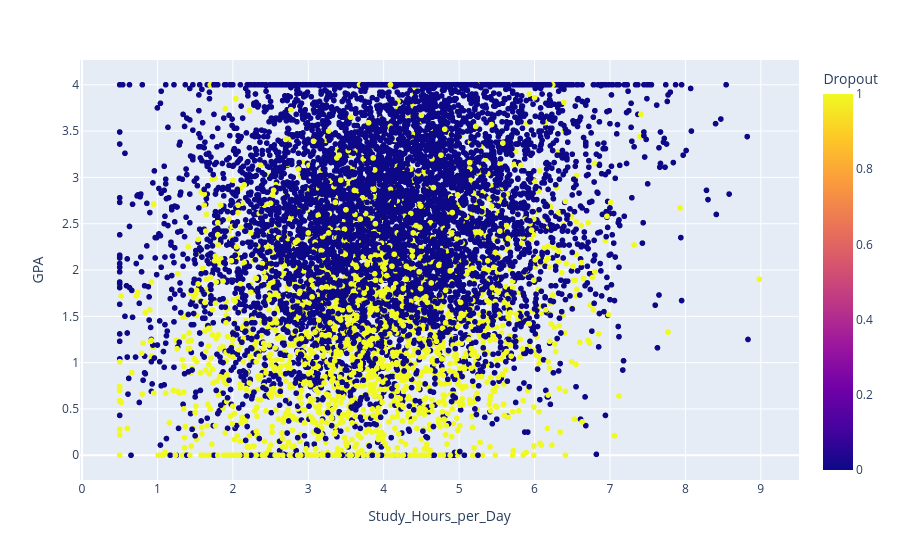
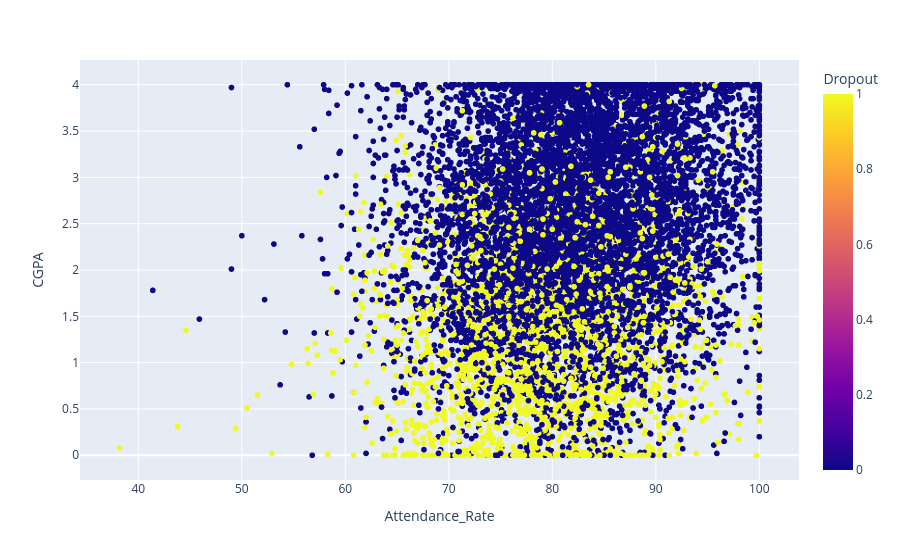
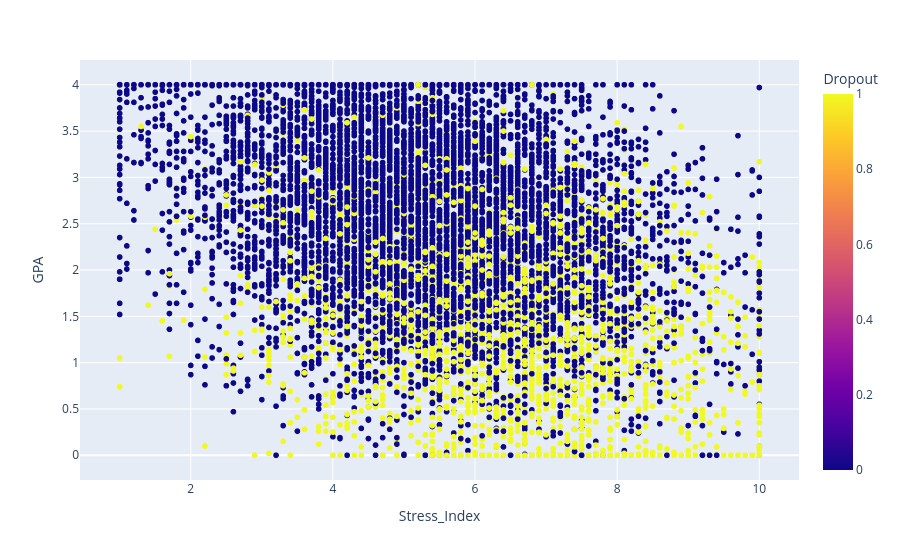
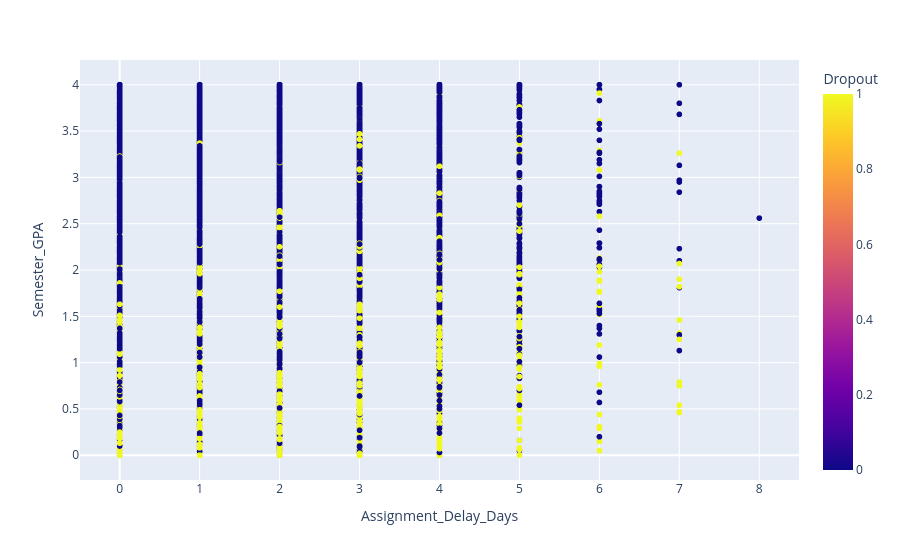

Notebook cell for these charts, in order:
### Markdown cell above
## Scatter Plot

### Code cell
y = df['Dropout']
X_full = df.drop(['Dropout'], axis=1)

# Color code by a drop out
color_col = 'Dropout'  # alternatives: 'Gender', 'Semester', 'Parental_Education'

for x_axis_data, y_axis_data in [
    ('Study_Hours_per_Day', 'GPA'),
    ('Attendance_Rate', 'CGPA'),
    ('Stress_Index', 'GPA'),
    ('Assignment_Delay_Days', 'Semester_GPA'),
    ('Travel_Time_Minutes', 'Attendance_Rate'),
]:
    px.scatter(
        df,
        x=x_axis_data,
        y=y_axis_data,
        color=color_col
    ).show()

### Figure 1 — Plotly figure (JSON) as saved in the notebook; plotly's stock layout.template omitted (floating-point values rounded to 4 significant figures; data arrays with more than 128 entries replaced by an {"elided": "..."} marker saying what was removed)
{"data": [{"hovertemplate": "Study_Hours_per_Day=%{x}<br>GPA=%{y}<br>Dropout=%{marker.color}<extra></extra>", "legendgroup": "", "marker": {"color": {"elided": "10000 int values"}, "coloraxis": "coloraxis", "symbol": "circle"}, "mode": "markers", "name": "", "showlegend": false, "type": "scattergl", "x": {"elided": "10000 float values"}, "xaxis": "x", "y": {"elided": "10000 float values"}, "yaxis": "y"}], "layout": {"coloraxis": {"colorbar": {"title": {"text": "Dropout"}}, "colorscale": [[0, "#0d0887"], [0.1111, "#46039f"], [0.2222, "#7201a8"], [0.3333, "#9c179e"], [0.4444, "#bd3786"], [0.5556, "#d8576b"], [0.6667, "#ed7953"], [0.7778, "#fb9f3a"], [0.8889, "#fdca26"], [1, "#f0f921"]]}, "legend": {"tracegroupgap": 0}, "margin": {"t": 60}, "xaxis": {"anchor": "y", "domain": [0, 1], "title": {"text": "Study_Hours_per_Day"}}, "yaxis": {"anchor": "x", "domain": [0, 1], "title": {"text": "GPA"}}}}

### Figure 2 — Plotly figure (JSON) as saved in the notebook; plotly's stock layout.template omitted (floating-point values rounded to 4 significant figures; data arrays with more than 128 entries replaced by an {"elided": "..."} marker saying what was removed)
{"data": [{"hovertemplate": "Attendance_Rate=%{x}<br>CGPA=%{y}<br>Dropout=%{marker.color}<extra></extra>", "legendgroup": "", "marker": {"color": {"elided": "10000 int values"}, "coloraxis": "coloraxis", "symbol": "circle"}, "mode": "markers", "name": "", "showlegend": false, "type": "scattergl", "x": {"elided": "10000 float values"}, "xaxis": "x", "y": {"elided": "10000 float values"}, "yaxis": "y"}], "layout": {"coloraxis": {"colorbar": {"title": {"text": "Dropout"}}, "colorscale": [[0, "#0d0887"], [0.1111, "#46039f"], [0.2222, "#7201a8"], [0.3333, "#9c179e"], [0.4444, "#bd3786"], [0.5556, "#d8576b"], [0.6667, "#ed7953"], [0.7778, "#fb9f3a"], [0.8889, "#fdca26"], [1, "#f0f921"]]}, "legend": {"tracegroupgap": 0}, "margin": {"t": 60}, "xaxis": {"anchor": "y", "domain": [0, 1], "title": {"text": "Attendance_Rate"}}, "yaxis": {"anchor": "x", "domain": [0, 1], "title": {"text": "CGPA"}}}}

### Figure 3 — Plotly figure (JSON) as saved in the notebook; plotly's stock layout.template omitted (floating-point values rounded to 4 significant figures; data arrays with more than 128 entries replaced by an {"elided": "..."} marker saying what was removed)
{"data": [{"hovertemplate": "Stress_Index=%{x}<br>GPA=%{y}<br>Dropout=%{marker.color}<extra></extra>", "legendgroup": "", "marker": {"color": {"elided": "10000 int values"}, "coloraxis": "coloraxis", "symbol": "circle"}, "mode": "markers", "name": "", "showlegend": false, "type": "scattergl", "x": {"elided": "10000 float values"}, "xaxis": "x", "y": {"elided": "10000 float values"}, "yaxis": "y"}], "layout": {"coloraxis": {"colorbar": {"title": {"text": "Dropout"}}, "colorscale": [[0, "#0d0887"], [0.1111, "#46039f"], [0.2222, "#7201a8"], [0.3333, "#9c179e"], [0.4444, "#bd3786"], [0.5556, "#d8576b"], [0.6667, "#ed7953"], [0.7778, "#fb9f3a"], [0.8889, "#fdca26"], [1, "#f0f921"]]}, "legend": {"tracegroupgap": 0}, "margin": {"t": 60}, "xaxis": {"anchor": "y", "domain": [0, 1], "title": {"text": "Stress_Index"}}, "yaxis": {"anchor": "x", "domain": [0, 1], "title": {"text": "GPA"}}}}

### Figure 4 — Plotly figure (JSON) as saved in the notebook; plotly's stock layout.template omitted (floating-point values rounded to 4 significant figures; data arrays with more than 128 entries replaced by an {"elided": "..."} marker saying what was removed)
{"data": [{"hovertemplate": "Assignment_Delay_Days=%{x}<br>Semester_GPA=%{y}<br>Dropout=%{marker.color}<extra></extra>", "legendgroup": "", "marker": {"color": {"elided": "10000 int values"}, "coloraxis": "coloraxis", "symbol": "circle"}, "mode": "markers", "name": "", "showlegend": false, "type": "scattergl", "x": {"elided": "10000 int values"}, "xaxis": "x", "y": {"elided": "10000 float values"}, "yaxis": "y"}], "layout": {"coloraxis": {"colorbar": {"title": {"text": "Dropout"}}, "colorscale": [[0, "#0d0887"], [0.1111, "#46039f"], [0.2222, "#7201a8"], [0.3333, "#9c179e"], [0.4444, "#bd3786"], [0.5556, "#d8576b"], [0.6667, "#ed7953"], [0.7778, "#fb9f3a"], [0.8889, "#fdca26"], [1, "#f0f921"]]}, "legend": {"tracegroupgap": 0}, "margin": {"t": 60}, "xaxis": {"anchor": "y", "domain": [0, 1], "title": {"text": "Assignment_Delay_Days"}}, "yaxis": {"anchor": "x", "domain": [0, 1], "title": {"text": "Semester_GPA"}}}}
